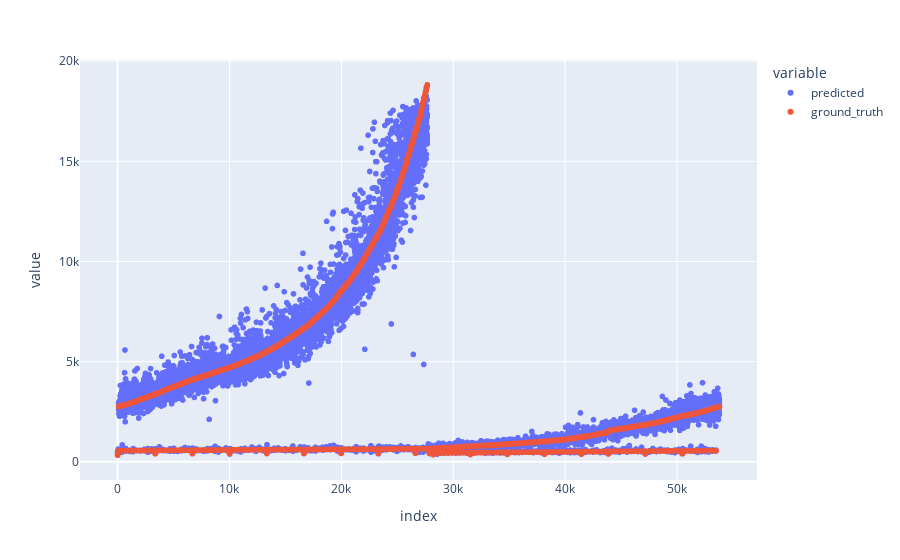

The cell this chart's notebook holds for it:
### Code cell
px.scatter(
    results,
    x = results.index,
    y = ['predicted', 'ground_truth']
)

### Figure 1 — Plotly figure (JSON) as saved in the notebook; plotly's stock layout.template omitted (floating-point values rounded to 4 significant figures; data arrays with more than 128 entries replaced by an {"elided": "..."} marker saying what was removed)
{"data": [{"hovertemplate": "variable=predicted<br>index=%{x}<br>value=%{y}<extra></extra>", "legendgroup": "predicted", "marker": {"color": "#636efa", "symbol": "circle"}, "mode": "markers", "name": "predicted", "showlegend": true, "type": "scattergl", "x": {"elided": "16139 int values"}, "xaxis": "x", "y": {"elided": "16139 float values"}, "yaxis": "y"}, {"hovertemplate": "variable=ground_truth<br>index=%{x}<br>value=%{y}<extra></extra>", "legendgroup": "ground_truth", "marker": {"color": "#EF553B", "symbol": "circle"}, "mode": "markers", "name": "ground_truth", "showlegend": true, "type": "scattergl", "x": {"elided": "16139 int values"}, "xaxis": "x", "y": {"elided": "16139 int values"}, "yaxis": "y"}], "layout": {"legend": {"title": {"text": "variable"}, "tracegroupgap": 0}, "margin": {"t": 60}, "xaxis": {"anchor": "y", "domain": [0, 1], "title": {"text": "index"}}, "yaxis": {"anchor": "x", "domain": [0, 1], "title": {"text": "value"}}}}
